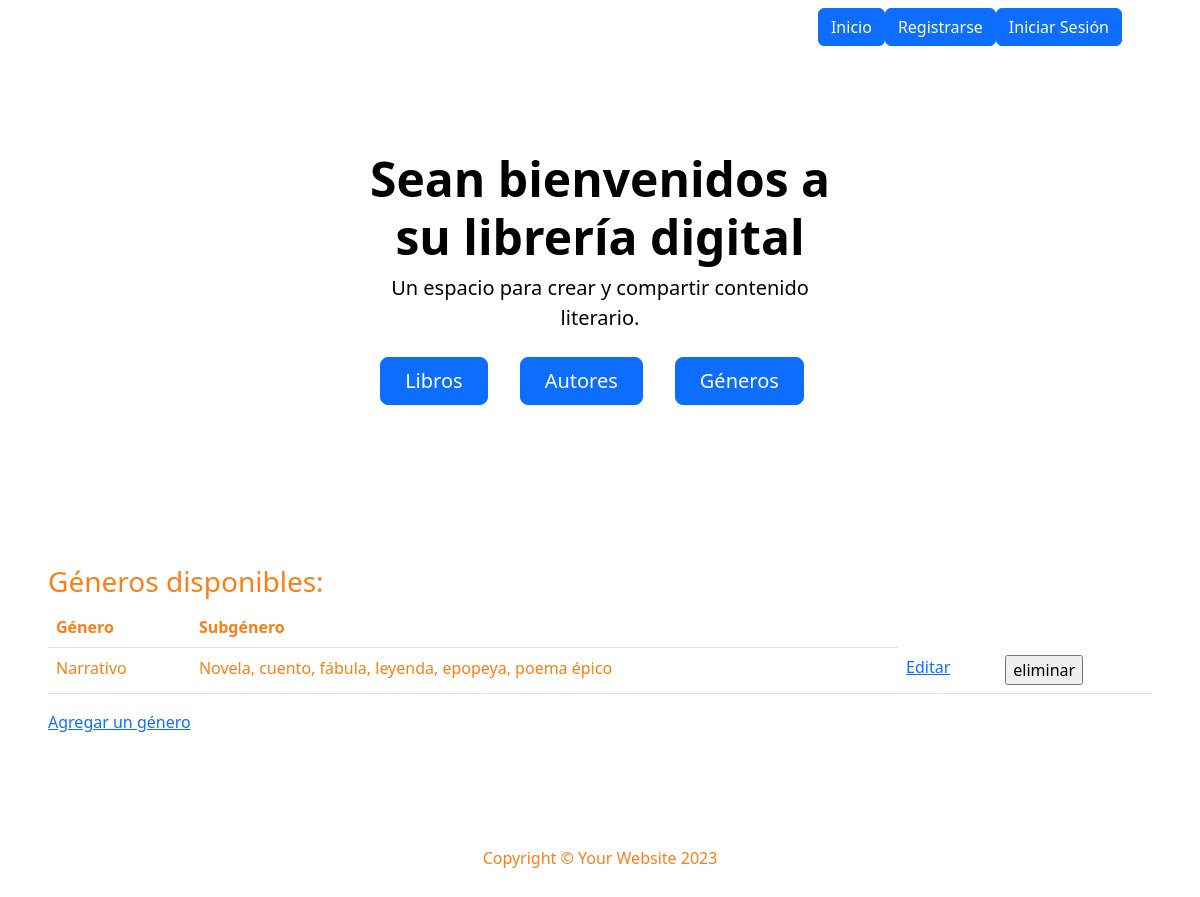
Page /mi_libreria/generos/ on the earlier database version.
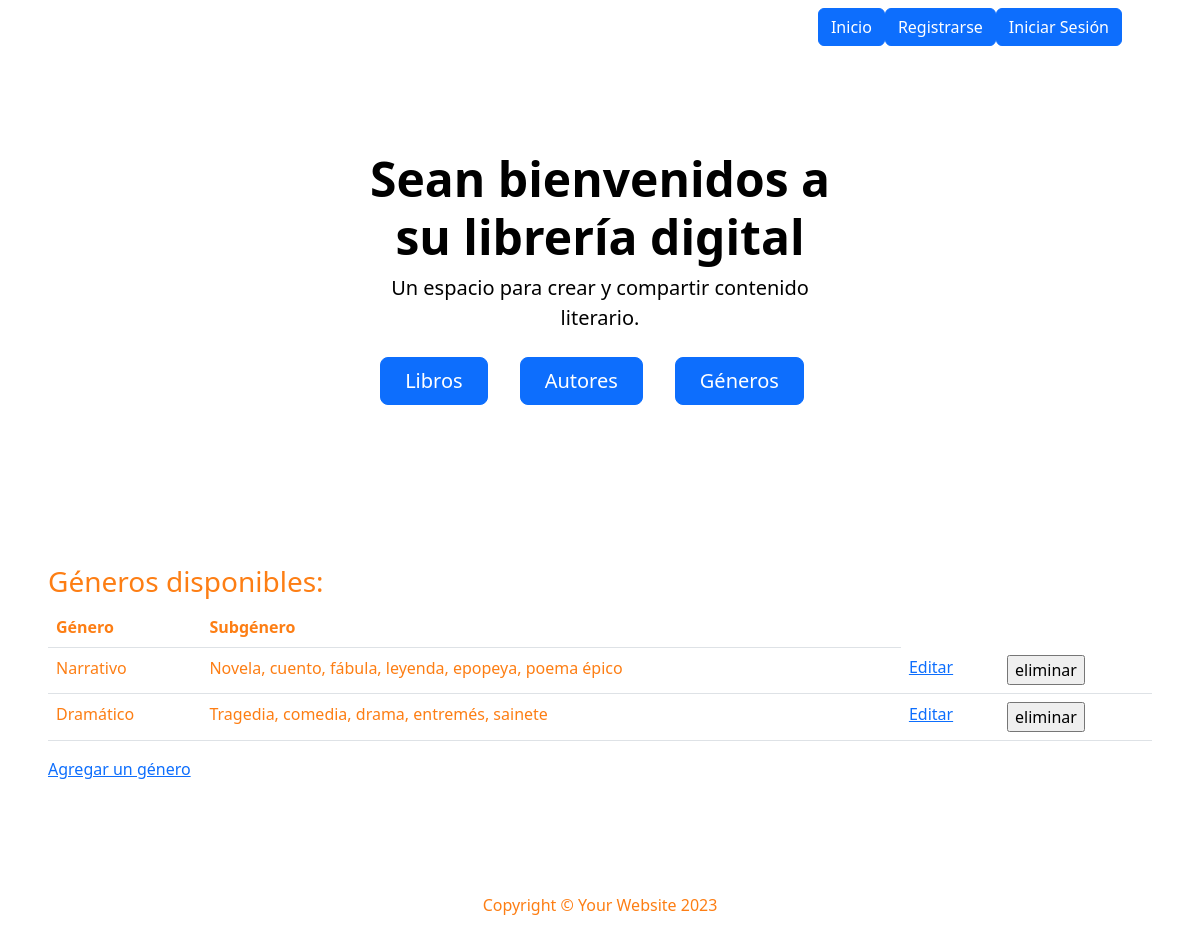
Same page on the later database version.
### mi_libreria/models.py (models this page shows, shortened)
class Generos(models.Model):
    nombre = models.CharField(max_length=32)
    sub_genero = models.CharField(max_length=128)

### mi_libreria/views.py (the view)
# urls.py: path("generos/", views.listar_generos, name='lista_generos'),
def listar_generos(request):
    contexto = {
        "generos": Generos.objects.all(),
    }
    http_response = render(
        request=request,
        template_name='mi_libreria/lista_generos.html',
        context=contexto,
    )
    return http_response

### mi_libreria/templates/mi_libreria/lista_generos.html (shortened to what this page needs)
{% extends 'base.html' %}
{% block contenido %}
    <h3>Géneros disponibles:</h3>
    <table class="table">
        <tbody>
            <tr>
                <th>Género</th>
                <th>Subgénero</th>
            </tr>
            {% for genero in generos %}
            <tr>
                <td>{{ genero.nombre }}</td>
                <td>{{ genero.sub_genero }}</td>
                <td>
                    <a href="{% url 'editar_genero' genero.id %}">Editar</a>
                  </td>
                <td>
                    <form action="{% url 'eliminar_genero' genero.id %}" method="post">
                      <input type="submit" value="eliminar"/>
                    </form>
                  </td>
            </tr>
            {% endfor %}
        </tbody>
    </table>
    <a href="{% url 'crear_generos' %}">Agregar un género</a>
{% endblock contenido %}

Differences in the rows shown:
added Generos: nombre "Dramático", sub_genero "Tragedia, comedia, drama, entremés, sainete"
